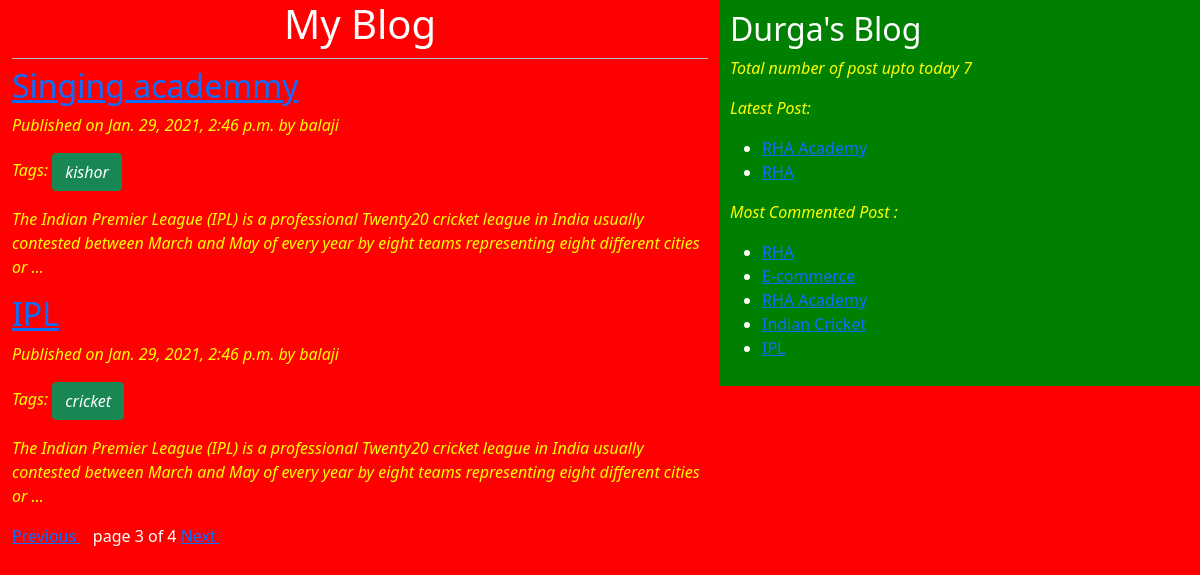
/?page=3, run on the app's committed database.
### blog/models.py (models this page shows, shortened)
class Post(models.Model):
    STATUS_CHOICES = (('draft','Draft'),('published','Published'))
    title = models.CharField(max_length=250)
    status = models.CharField(max_length=9,choices=STATUS_CHOICES,default='draft')
    author = models.ForeignKey(User,related_name='blog_post',on_delete=models.DO_NOTHING)
    slug = models.SlugField(max_length=250,unique_for_date='publish')
    body = models.TextField()
    publish = models.DateTimeField(default=timezone.now)
    created = models.DateTimeField(auto_now_add=True)
    updated = models.DateTimeField(auto_now=True)
    objects = CustomManager()
    tags = TaggableManager()
    class Meta:
        ordering = ('-publish',)
    def get_absolute_url(self):
        return reverse('post_detail',args=[self.publish.year, self.publish.strftime('%m'), self.publish.strftime('%d'), self.slug])

### blog/views.py (the view)
# urls.py: url(r'^$',views.post_list),
def post_list(request, tag_slug = None):
    post_list = Post.objects.all()
    tag = None
    if tag_slug:
        tag = get_object_or_404(Tag,slug=tag_slug)
        post_list = post_list.filter(tags__in=[tag])
    paginator = Paginator(post_list,2)
    page_no = request.GET.get('page')
    try:
        post_list = paginator.page(page_no)
    except PageNotAnInteger :
        post_list = paginator.page(1)
    except EmptyPage:
        post_list = paginator.page(paginator.num_pages)
    return render(request,'blog/post_list.html',{'post_list':post_list, 'tag':tag})

### blog/models.py (called while the page is built)
    def get_queryset(self):
        return super().get_queryset().filter(status="published")

### blog/templatetags/blog_tags.py (called while the page is built)
@register.simple_tag(name='count_tag')
def total_post():
    return Post.objects.count()

@register.inclusion_tag('blog/latest_post123.html')
def show_latest_post(count=3):
    latest_post = Post.objects.order_by('-publish')[:count]
    return {'latest_post':latest_post}

@register.inclusion_tag('blog/latest_post123.html')
def most_commented_post(count=5):
    most_Commented_post =  Post.objects.annotate(total_comments = Count('comments')).order_by('-total_comments')[:count]
    return {'latest_post':most_Commented_post}

### Templates/blog/post_list.html (shortened to what this page needs)
<!DOCTYPE html>
{% extends 'blog/Base.html' %}
{% block container %}
    <h1>My Blog</h1>
    {% for post in post_list %}
        <a href="{{post.get_absolute_url}}"> <h2>{{post.title}}</h2> </a>
        <p>Published on {{post.publish}} by {{post.author}}</p>
            <p>Tags:
                {% for tag in post.tags.all %}
                    <a href="{% url 'post_list_by_tag_name' tag.slug %}" class="btn btn-success">
                        {{tag.name}}
                    </a>
                {% endfor %}
            </p>
        <p>{{post.body|truncatewords:30|linebreaks}}</p>
    {% endfor %}
    {% include 'blog/pagination.html' with page=post_list %}
{% endblock %}

### Templates/blog/latest_post123.html
<ul>
    {% for post in latest_post %}
        <li> <a href="{{post.get_absolute_url}}"> {{post.title}}</a></li>
    {% endfor %}
</ul>

### static/css/blog.css (style rules this page uses)
p { font-style:italic; color:yellow; }
h1 { text-align: center; border-bottom: 1px solid #bbb; padding-bottom:10px; }
a { color:#0bff207; }
body { color:white; background:red; }

### data on the page
Post: title "Singing academmy", publish "Jan. 29, 2021, 2:46 p.m.", author "balaji", body "The Indian Premier League (IPL) is a professional Twenty20 cricket league in India usually contested between March and May of every year by eight teams representing eight different cities or …"
Tag: name "kishor"
Post: title "IPL", publish "Jan. 29, 2021, 2:46 p.m.", author "balaji", body "The Indian Premier League (IPL) is a professional Twenty20 cricket league in India usually contested between March and May of every year by eight teams representing eight different cities or …"
Tag: name "cricket"
Post: title "RHA Academy"
Post: title "RHA"
Post: title "E-commerce"
Post: title "Indian Cricket"

### other printed values
{{ page.number }} "3"
{{ page.paginator.num_pages }} "4"
